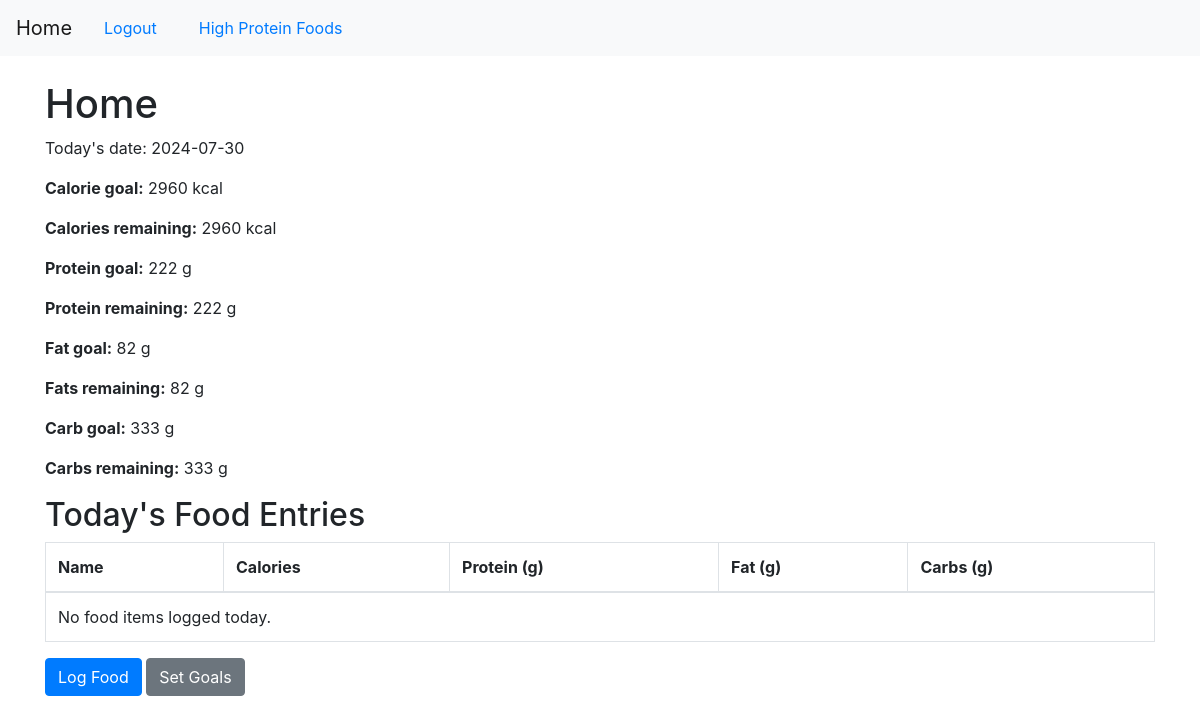
The page /home (signed in) on the database as committed earlier.
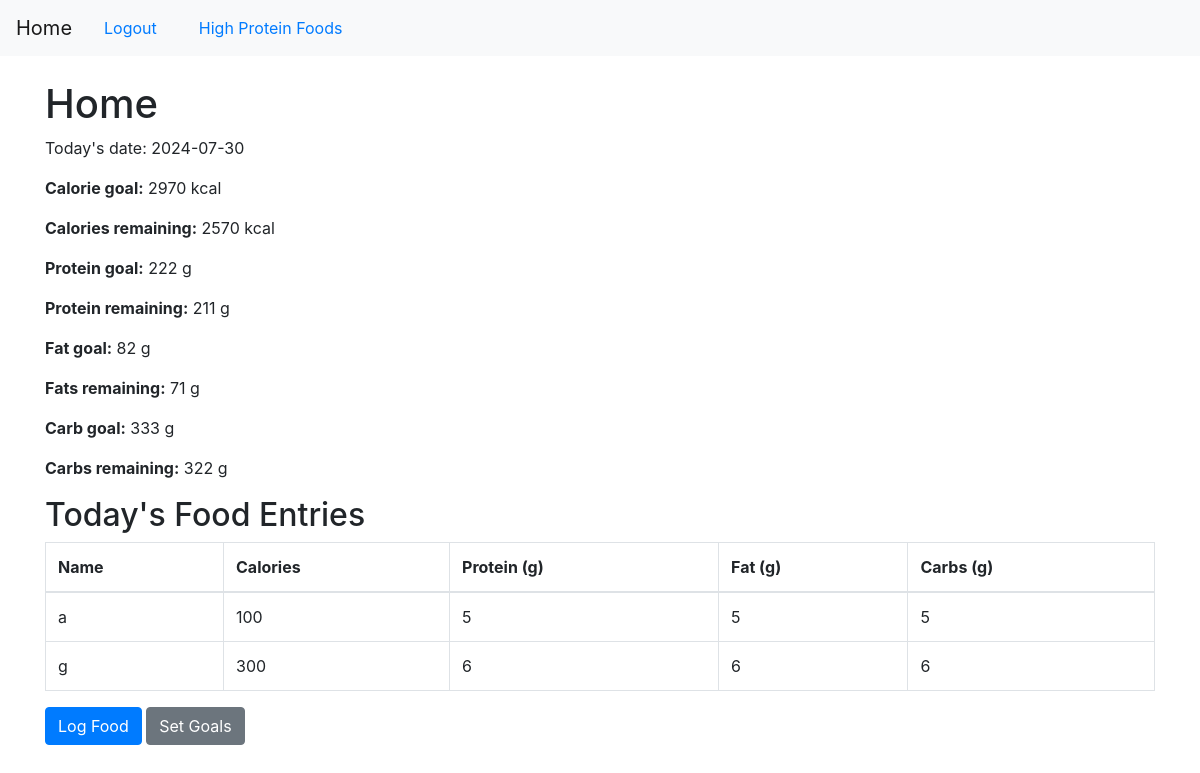
The same page on the database as committed later.
### app/models.py (models this page shows, shortened)
class User(UserMixin, db.Model):
    id = db.Column(db.Integer, primary_key=True)
    username = db.Column(db.String(150), unique=True, nullable=False)
    email = db.Column(db.String(150), unique=True, nullable=False)
    password_hash = db.Column(db.String(128), nullable=False)
    daily_calorie_goal = db.Column(db.Integer, nullable=False, default=2000)
    daily_protein_goal = db.Column(db.Integer, nullable=False, default=150)  # grams
    daily_fat_goal = db.Column(db.Integer, nullable=False, default=70)       # grams
    daily_carbs_goal = db.Column(db.Integer, nullable=False, default=250)
    food_entries = db.relationship('FoodEntry', backref='user', lazy=True)

class FoodEntry(db.Model):
    id = db.Column(db.Integer, primary_key=True)
    user_id = db.Column(db.Integer, db.ForeignKey('user.id'), nullable=False)
    date = db.Column(db.Date, default=datetime.utcnow)
    name = db.Column(db.String(100), nullable=False)
    calories = db.Column(db.Integer, nullable=False)
    protein = db.Column(db.Integer, nullable=False)
    fat = db.Column(db.Integer, nullable=False)
    carbs = db.Column(db.Integer, nullable=False)

### app/routes.py (the view)
@bp.route('/home')
@login_required
def home():
    today = datetime.utcnow().date()
    user = current_user
    food_entries_today = FoodEntry.query.filter_by(user_id=user.id, date=today).all()
    total_calories = sum(entry.calories for entry in food_entries_today)
    total_protein = sum(entry.protein for entry in food_entries_today)
    total_fat = sum(entry.fat for entry in food_entries_today)
    total_carbs = sum(entry.carbs for entry in food_entries_today)
    calories_left = user.daily_calorie_goal - total_calories
    protein_left = user.daily_protein_goal - total_protein
    fat_left = user.daily_fat_goal - total_fat
    carbs_left = user.daily_carbs_goal - total_carbs
    return render_template('home.html', today=today,
                           calorie_goal=user.daily_calorie_goal,
                           calories_left=calories_left,
                           protein_goal=user.daily_protein_goal,
                           protein_left=protein_left,
                           fat_goal=user.daily_fat_goal,
                           fat_left=fat_left,
                           carbs_goal=user.daily_carbs_goal,
                           carbs_left=carbs_left,
                           food_entries=food_entries_today)

### app/__init__.py (called while the page is built)
def create_app():
    app = Flask(__name__)
    app.config['SECRET_KEY'] = 'your_secret_key'
    app.config['SQLALCHEMY_DATABASE_URI'] = 'sqlite:///site.db'
    app.config['SQLALCHEMY_TRACK_MODIFICATIONS'] = False
    db.init_app(app)
    migrate.init_app(app, db)
    login_manager.init_app(app)
    from app.routes import bp  # Import the Blueprint
    app.register_blueprint(bp)
    @login_manager.user_loader
    def load_user(user_id):
        from app.models import User
        return User.query.get(int(user_id))
    return app

### app/templates/home.html (shortened to what this page needs)
{% extends "base.html" %}
{% block content %}
<h1>Home</h1>
<p>Today's date: {{ today }}</p>
<p><strong>Calorie goal:</strong> {{ calorie_goal }} kcal</p>
<p><strong>Calories remaining:</strong> {{ calories_left }} kcal</p>
<p><strong>Protein goal:</strong> {{ protein_goal }} g</p>
<p><strong>Protein remaining:</strong> {{ protein_left }} g</p>
<p><strong>Fat goal:</strong> {{ fat_goal }} g</p>
<p><strong>Fats remaining:</strong> {{ fat_left }} g</p>
<p><strong>Carb goal:</strong> {{ carbs_goal }} g</p>
<p><strong>Carbs remaining:</strong> {{ carbs_left }} g</p>
<h2>Today's Food Entries</h2>
<table class="table table-bordered">
    <thead>
        <tr>
            <th>Name</th>
            <th>Calories</th>
            <th>Protein (g)</th>
            <th>Fat (g)</th>
            <th>Carbs (g)</th>
        </tr>
    </thead>
    <tbody>
        {% for entry in food_entries %}
        <tr>
            <td>{{ entry.name }}</td>
            <td>{{ entry.calories }}</td>
            <td>{{ entry.protein }}</td>
            <td>{{ entry.fat }}</td>
            <td>{{ entry.carbs }}</td>
        </tr>
        {% else %}
        <tr>
            <td colspan="5">No food items logged today.</td>
        </tr>
        {% endfor %}
    </tbody>
</table>
<a href="{{ url_for('main.log_food') }}" class="btn btn-primary">Log Food</a>
<a href="{{ url_for('main.set_goals') }}" class="btn btn-secondary">Set Goals</a>
{% endblock %}

### app/templates/base.html (shortened to what this page needs)
<!DOCTYPE html>
<html lang="en">
<head>
    <link rel="stylesheet" href="{{ url_for('static', filename='css/styles.css') }}">
    <link rel="stylesheet" href="https://maxcdn.bootstrapcdn.com/bootstrap/4.0.0/css/bootstrap.min.css">
    <link rel="stylesheet" href="https://cdnjs.cloudflare.com/ajax/libs/font-awesome/5.15.4/css/all.min.css">
</head>
<body>
    <nav class="navbar navbar-expand-lg navbar-light bg-light">
        <a class="navbar-brand" href="{{ url_for('main.home') }}">Home</a>
        {% if current_user.is_authenticated %}
            <a class="nav-link" href="{{ url_for('main.logout') }}">Logout</a>
            <a class="nav-link" href="{{ url_for('main.high_protein') }}">High Protein Foods</a>
        {% else %}
            <a class="nav-link" href="{{ url_for('main.login') }}">Login</a>
            <a class="nav-link" href="{{ url_for('main.register') }}">Register</a>
        {% endif %}
    </nav>
    <div class="container mt-4">
        {% block content %}
        {% endblock %}
    </div>
</body>
</html>

### app/static/css/styles.css (style rules this page uses)
body { font-family: Arial, sans-serif; }
nav { margin-bottom: 20px; }
nav a { margin-right: 10px; text-decoration: none; }
.container { max-width: 800px; margin: 0 auto; }
h1, h2 { color: #333; }

Rows that differ between the two databases and show on the page:
changed User: daily_calorie_goal "2960" → "2970"
added FoodEntry: name "a", calories "100", protein "5", fat "5", carbs "5"
added FoodEntry: name "g", calories "300", protein "6", fat "6", carbs "6"
Other text that changed with them:
{{ calories_left }}: "2960" → "2570"
{{ protein_left }}: "222" → "211"
{{ fat_left }}: "82" → "71"
{{ carbs_left }}: "333" → "322"
text no longer shown: "No food items logged today."
